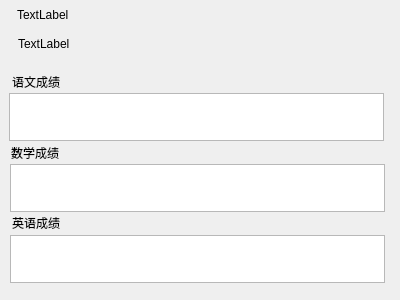
<?xml version="1.0" encoding="UTF-8"?>
<ui version="4.0">
 <class>StudentForm</class>
 <widget class="QDialog" name="StudentForm">
  <property name="geometry">
   <rect>
    <x>0</x>
    <y>0</y>
    <width>400</width>
    <height>300</height>
   </rect>
  </property>
  <property name="windowTitle">
   <string>学生信息界面</string>
  </property>
  <widget class="QTableView" name="Chinese_table">
   <property name="geometry">
    <rect>
     <x>9</x>
     <y>93</y>
     <width>375</width>
     <height>48</height>
    </rect>
   </property>
  </widget>
  <widget class="QTableView" name="Maths_table">
   <property name="geometry">
    <rect>
     <x>10</x>
     <y>164</y>
     <width>375</width>
     <height>48</height>
    </rect>
   </property>
  </widget>
  <widget class="QTableView" name="English_table">
   <property name="geometry">
    <rect>
     <x>10</x>
     <y>235</y>
     <width>375</width>
     <height>48</height>
    </rect>
   </property>
  </widget>
  <widget class="QLabel" name="WelcomeLable">
   <property name="geometry">
    <rect>
     <x>17</x>
     <y>7</y>
     <width>367</width>
     <height>16</height>
    </rect>
   </property>
   <property name="text">
    <string>TextLabel</string>
   </property>
  </widget>
  <widget class="QLabel" name="label_3">
   <property name="geometry">
    <rect>
     <x>12</x>
     <y>76</y>
     <width>54</width>
     <height>12</height>
    </rect>
   </property>
   <property name="text">
    <string>语文成绩</string>
   </property>
  </widget>
  <widget class="QLabel" name="label_4">
   <property name="geometry">
    <rect>
     <x>12</x>
     <y>217</y>
     <width>54</width>
     <height>12</height>
    </rect>
   </property>
   <property name="text">
    <string>英语成绩</string>
   </property>
  </widget>
  <widget class="QLabel" name="label_5">
   <property name="geometry">
    <rect>
     <x>11</x>
     <y>147</y>
     <width>54</width>
     <height>12</height>
    </rect>
   </property>
   <property name="text">
    <string>数学成绩</string>
   </property>
  </widget>
  <widget class="QLabel" name="InfoLable">
   <property name="geometry">
    <rect>
     <x>18</x>
     <y>26</y>
     <width>370</width>
     <height>36</height>
    </rect>
   </property>
   <property name="text">
    <string>TextLabel</string>
   </property>
  </widget>
 </widget>
 <resources/>
 <connections/>
</ui>
